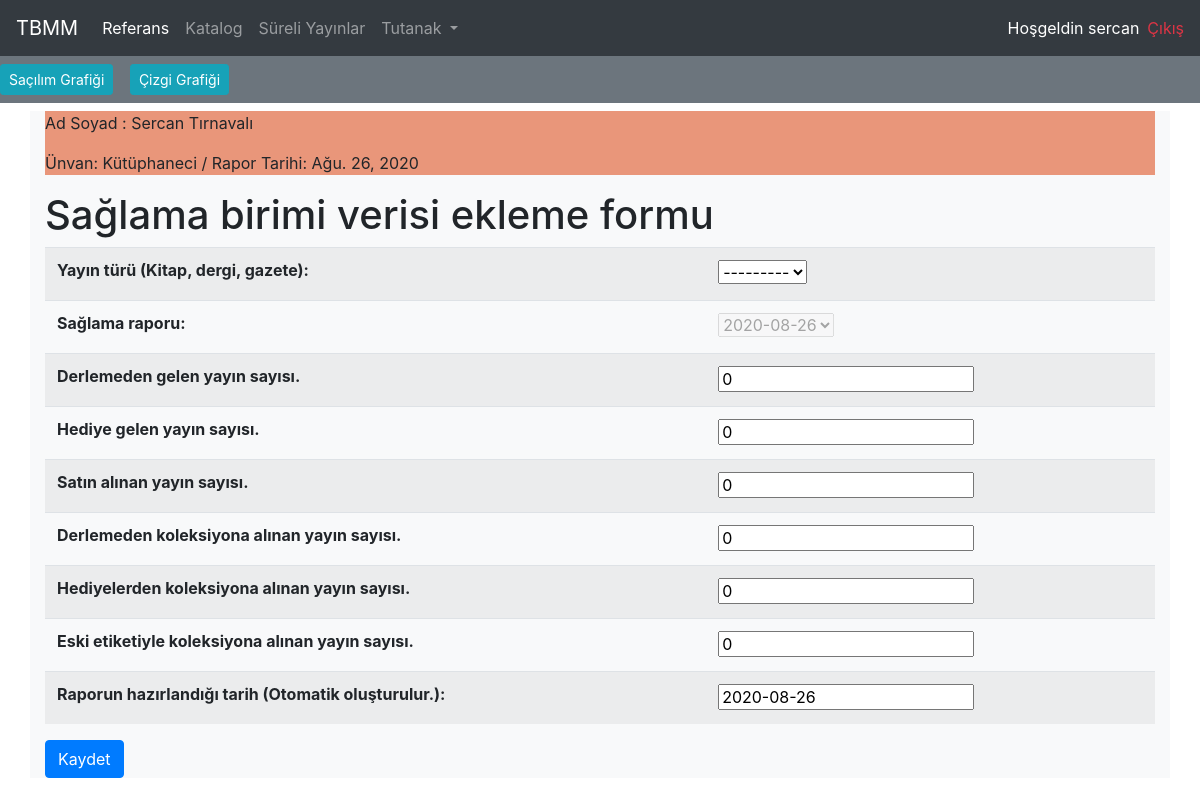
The page /saglama/yeni-2 (signed in) on the database its author committed.
### cockpit/models.py (models this page shows)
class AcquisitionReport(models.Model):
    reporter_identity = models.CharField(max_length=60, blank=True, verbose_name="Raporu hazırlayan personel adı soyadı.")
    reporter_title    = models.CharField(max_length=60, blank=True, verbose_name="Raporu hazırlayan personel ünvanı.")
    posted_book       = models.IntegerField(default=0, verbose_name= "Kütüphaneden gönderilen kitap saıyısı.")
    refactored_items  = models.IntegerField(default=0, verbose_name= "Yeniden düzenlenip envanteri yapılan yayın sayısı.")
    notes             = models.TextField(max_length=1500, blank=True, verbose_name="Ekstra not alanı.")
    date              = models.DateField( verbose_name="Raporun ait olduğu tarih")
    def __str__(self):
        return str(self.date)

### cockpit/views.py (the view)
# urls.py: path('saglama/yeni-2', views.SaglamaAnalyticFormView.as_view(), name='saglama_yeni_2'),
class SaglamaAnalyticFormView(View):
    form = SaglamaForm()
    template_name = 'cockpit/saglama_yeni.html'
    def get(self, request):
        saglama_report_pk = request.session["saglama_report_pk"]
        saglama_report = AcquisitionReport.objects.get(id=saglama_report_pk)
        print(saglama_report)
        form = self.form
        form = SaglamaForm(initial={ 'report' : saglama_report_pk })
        form.fields['report'].widget.attrs['disabled'] = 'disabled' # UI için önceden seçili gelen seçenek değiştirilemesin. [ISS01] Ancak arka planda halen POST açığı var.
        return render(request, self.template_name, locals())

### cockpit/forms.py
class SaglamaForm(forms.ModelForm):
    class Meta:
        model = AcquisitionAnalytic
        fields = '__all__'
        widgets = {
            'date' : forms.DateInput(attrs={ 'class' : 'form-control' ,
                                             'placeholder':'2019-01-30'}),
            'notes' : forms.Textarea(attrs={ 'class' : 'form-control',
            'cols': 80, 'rows': 3}),
        }

### cockpit/models.py (called while the page is built)
    def __str__(self):
        return self.publication_type

### cockpit/templates/cockpit/saglama_yeni.html (shortened to what this page needs)
{% extends 'cockpit/base.html' %}
{% load static %}
{% block content %}
<div class="container bg-light">
    <div style="background-color: darksalmon">
    <p>Ad Soyad : {{ saglama_report.reporter_identity }}</p>
    <p>Ünvan: {{ saglama_report.reporter_title }} / Rapor Tarihi:  {{ saglama_report.date }}</p>
    </div>
    <h1>Sağlama birimi verisi ekleme formu</h1>
<form method="POST">
    <table class="table table-striped" >
    {{ form }}
    </table>
    <input class="btn btn-primary" type="submit" value="Kaydet" >
</form>
</div>
{% endblock %}

### cockpit/templates/cockpit/base.html (shortened to what this page needs)
{% load static %}
<html>
<head>
  {% include 'cockpit/base_header.html' %}
</head>
<body>
  <nav class="navbar navbar-expand-lg navbar-dark bg-dark">
    <a class="navbar-brand" href="{% url 'home_page' %}">TBMM</a>
    <div class="collapse navbar-collapse" id="navbarNavDropdown">
      <ul class="navbar-nav">
        <li class="nav-item active">
          <a class="nav-link" href="{% url 'reference_index' %}">Referans <span class="sr-only">(current)</span></a>
        </li>
        <li class="nav-item">
          <a class="nav-link" href="#">Katalog</a>
        </li>
        <li class="nav-item">
          <a class="nav-link" href="{% url 'saglama_index' %}">Süreli Yayınlar</a>
        </li>
        <li class="nav-item dropdown">
          <a class="nav-link dropdown-toggle" href="#" id="navbarDropdownMenuLink" data-toggle="dropdown"
            aria-haspopup="true" aria-expanded="false">
            Tutanak
          </a>
        </li>
      </ul>
    </div>
    <div>
      {% if user.is_authenticated %}
      <ul class="navbar-nav">
        <li class="nav-item text-white mr-2">Hoşgeldin {{ user.username}}</li>
        <li class="nav-item text-white "><a class="text-danger" href="{% url 'logout' %}">Çıkış</a></li>
        {% else %}
        <ul class="navbar-nav">
          <li class="nav-item text-white mr-2"><a class="text-info" href="{% url 'login' %}">Giriş</a></li>
          {% endif %}
        </ul>
    </div>
  </nav>
  <h2 class="bg-secondary">{{modul_baslik}}
    <a class="btn btn-sm btn-info mr-2 mb-2 mt-2" href="{% url 'reference_chart' %}">Saçılım Grafiği</a>
    <a class="btn btn-sm btn-info mr-2 mb-2 mt-2" href="{%  url 'reference_line_chart' %}">Çizgi Grafiği</a>
  </h2>
  <div class="container-fluid ">
  {% block content %}
  {% endblock %}
  </div>
</body>
</html>

### rows shown on the page
AcquisitionReport: reporter_identity "Sercan Tırnavalı", reporter_title "Kütüphaneci", date "Ağu. 26, 2020"

### other values the page prints
{{ user.username }} "sercan"
